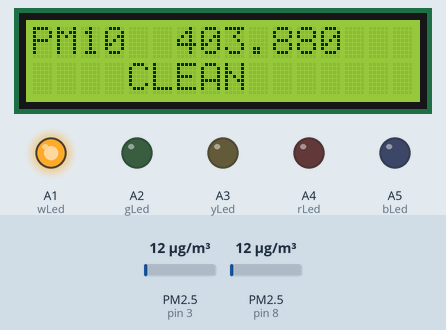
A sketch run on a simulated Arduino Uno, built with avr-gcc and run on an emulated ATmega328P. Shown: 16×2 character LCD, output pins drawn as LEDs (lit = HIGH). Wiring (inferred from the names in the program): 2 × dust sensor: data pin 3 / data pin 8. The test bench sets the inputs (shaded band); at power-on: PM2.5 (sensors on pin 8, pin 3) 12 µg/m³. What the sketch prints to the serial monitor is not drawn.

Above: at 3.8 s.
3.9 s: PM2.5 (sensor on pin 8) set to 46 µg/m³
At 6.8 s:
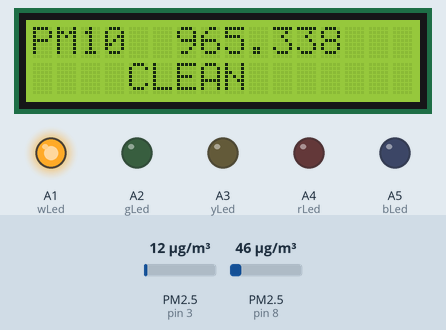
6.9 s: PM2.5 (sensor on pin 8) set to 53 µg/m³
At 9.8 s:
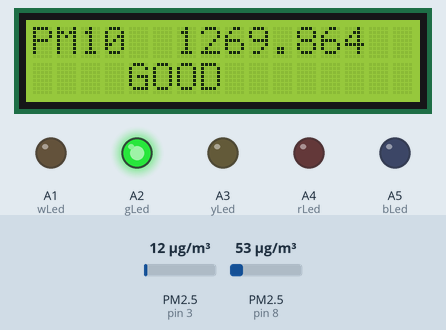
9.9 s: PM2.5 (sensor on pin 8) set to 42 µg/m³
12.9 s: PM2.5 (sensor on pin 8) set to 35 µg/m³
At 17.2 s:
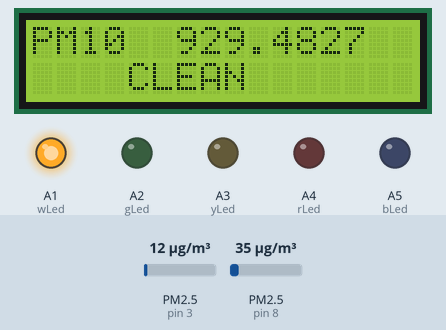
Timing chart, 0 to 17.5 s (numbered marks = the images above; inputs shaded):
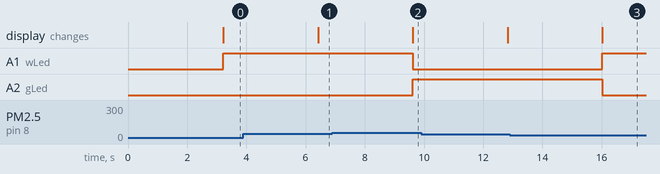

The sketch:

test2.ino
```cpp
 #include <LiquidCrystal.h>
LiquidCrystal lcd(8, 9, 4, 5, 6, 7);

int pin2 = 3;
int pin1 = 8;
unsigned long duration1;
unsigned long duration2;

unsigned long starttime;
unsigned long sampletime_ms = 3000;//sampe 1s ;
unsigned long lowpulseoccupancy1 = 0;
unsigned long lowpulseoccupancy2 = 0;
float ratio1 = 0;
float ratio2 = 0;
float concentration1 = 0;
float concentration2 = 0;
int wLed = A1;
int gLed = A2;
int yLed = A3;
int rLed = A4;
int bLed = A5;

void setup() {
  Serial.begin(9600);
  pinMode(2,INPUT);
  pinMode(3,INPUT);
  pinMode(wLed,OUTPUT);
  pinMode(gLed,OUTPUT);
  pinMode(yLed,OUTPUT);
  pinMode(rLed,OUTPUT);
  pinMode(bLed,OUTPUT);
  starttime = millis();//get the current time;
  lcd.begin(16, 2);
}

void loop() {
  duration1 = pulseIn(pin1, LOW);
  duration2 = pulseIn(pin2, LOW);
  lowpulseoccupancy1 = lowpulseoccupancy1+duration1;
  lowpulseoccupancy2 = lowpulseoccupancy2+duration2;


  if ((millis()-starttime) > sampletime_ms)//if the sampel time == 30s
  {
    ratio1 = lowpulseoccupancy1/(sampletime_ms*10.0);  // Integer percentage 0=>100
    concentration1 = 1.1*pow(ratio1,3)-3.8*pow(ratio1,2)+520*ratio1+0.62; // using spec sheet curve

    ratio2 = lowpulseoccupancy2/(sampletime_ms*10.0);  // Integer percentage 0=>100
    concentration2 = 1.1*pow(ratio2,3)-3.8*pow(ratio2,2)+520*ratio2+0.62; //

    lcd.setCursor(0, 0);
    lcd.print("PM10 ");
    lcd.setCursor(6, 0);
    lcd.print(concentration1,3);

    Serial.print("concentration1 = ");
    Serial.print(concentration1);
    Serial.print(" pcs/0.01cf  -  ");

    Serial.print("concentration2 = ");
    Serial.print(concentration2);
    Serial.println(" pcs/0.01cf  -  ");


    if (concentration1 < 1000) {
     lcd.setCursor (0, 1);
     for (int i = 0; i < 16; ++i)
   {
     lcd.write(' ');
   }

     lcd.setCursor(4, 1);
     lcd.print("CLEAN");

     digitalWrite(wLed, HIGH);
     digitalWrite(gLed, LOW);
     digitalWrite(yLed, LOW);
     digitalWrite(rLed, LOW);
     digitalWrite(bLed, LOW);
  }
    if (concentration1 > 1000 && concentration1 < 10000) {

     lcd.setCursor (0, 1);
     for (int i = 0; i < 16; ++i)
  {
     lcd.write(' ');
  }

     lcd.setCursor(4, 1);
     lcd.print("GOOD");

     digitalWrite(wLed, LOW);
     digitalWrite(gLed, HIGH);
     digitalWrite(yLed, LOW);
     digitalWrite(rLed, LOW);
     digitalWrite(bLed, LOW);
    }

    if (concentration1 > 10000 && concentration1 < 20000) {

    lcd.setCursor (0, 1);
    for (int i = 0; i < 16; ++i)
  {
    lcd.write(' ');
  }

      lcd.setCursor(4, 1);
     lcd.print("ACCEPTABLE");
     digitalWrite(wLed, LOW);
     digitalWrite(gLed, LOW);
     digitalWrite(yLed, HIGH);
     digitalWrite(rLed, LOW);
     digitalWrite(bLed, LOW);
    }
      if (concentration1 > 20000 && concentration1 < 50000) {
     lcd.setCursor (0, 1);
     for (int i = 0; i < 16; ++i)
  {
     lcd.write(' ');
  }
     lcd.setCursor(4, 1);
     lcd.print("HEAVY");
     digitalWrite(wLed, LOW);
     digitalWrite(gLed, LOW);
     digitalWrite(yLed, LOW);
     digitalWrite(rLed, HIGH);
     digitalWrite(bLed, LOW);
  }

    if (concentration1 > 50000 ) {
lcd.setCursor (0, 1);
for (int i = 0; i < 16; ++i)
{
  lcd.write(' ');
}

     lcd.setCursor(4, 1);
     lcd.print("HAZARD");
     digitalWrite(wLed, LOW);
     digitalWrite(gLed, LOW);
     digitalWrite(yLed, LOW);
     digitalWrite(rLed, LOW);
     digitalWrite(bLed, HIGH);

    }

    lowpulseoccupancy1 = 0;
    lowpulseoccupancy2 = 0;
    starttime = millis();
  }
}
```

Measured:
- the behaviour switches between 48 and 49 µg/m³ on PM2.5 (sensor on pin 8) (found by bisection; images 1 and 2)
- the behaviour switches between 38 and 37 µg/m³ on PM2.5 (sensor on pin 8) (found by bisection; images 2 and 3)
- after the input at 3.9 s, the display: changes after 2.5 s (image 1)
- after the input at 6.9 s, the display: changes after 2.7 s (image 2)
- after the input at 12.9 s, A1 (wLed): LOW → HIGH after 3.1 s; A2 (gLed): HIGH → LOW after 3.1 s; the display: changes after 3.1 s (image 3)
